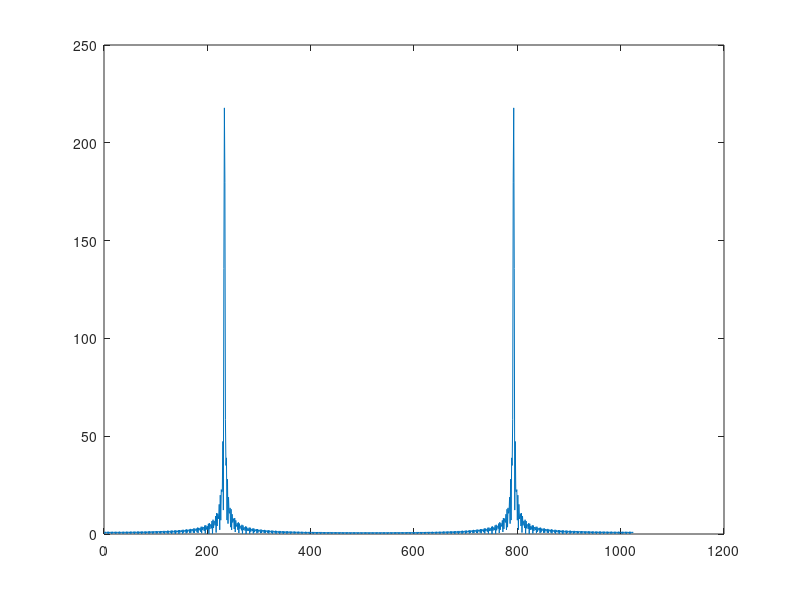

Here is the MATLAB script that generated this plot: (Note: this script raises an error after producing the figure.)
fs = 44100;           
duration = 0.01;              
f = 10000; 
mostres = duration*fs;
t = 0:(1/fs):duration-(1/fs);
t2 = 0:(1/fs):2*duration-(1/fs);
n = 1:1:mostres;      

%mesura de la THD 
A = 1;
o = A*sin(2*pi*n*(f/fs)); %senyal original
d = o+ A/2*sin(4*pi*n*(2*f/fs))+ A/8*sin(2*pi*n*(3*f/fs))+ A/32*sin(2*pi*n*(4*f/fs)); %senyal amb distorsió interharmònica
td = fft(d);
u = 1:1:1024;
plot(u,abs(fft(o,1024)));
a = 5*o;
%G = guany(o,a,mostres)
distor = thd(o,d,mostres)


function guany = guany(x,y,mostres)
    px = (x(1).*x(1))/mostres;
    py = (y(1).*y(1))/mostres;
    guany = sqrt(py/px);
end

function THD = thd(z,k,mostres)  %z senyal entrada, k senyal sortida
    Kf = fft(k);
    [a,b] = max(abs(Kf(1:mostres/2)));
    cicles = floor((mostres/2)/(b-1)); %utilitzem (b-1) perquè en el vector el primer índex es 1
    valors = 0:1:cicles-2; %creem un vector buit per posar-hi els valors de les amplituds als diferents harmònics
    for i = 2:cicles
        l = i*(b-1)+1;
        [valors(i),c] = max(abs(Kf(l-4:l+4)));
    end
    l = sum(valors*valors');
    THD = sqrt(l)/a;
end